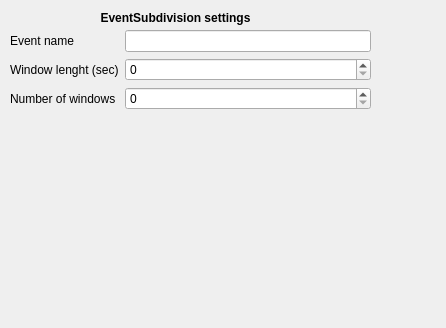
<?xml version="1.0" encoding="UTF-8"?>
<ui version="4.0">
 <class>EventSubdivisionSettingsView</class>
 <widget class="QWidget" name="EventSubdivisionSettingsView">
  <property name="geometry">
   <rect>
    <x>0</x>
    <y>0</y>
    <width>446</width>
    <height>328</height>
   </rect>
  </property>
  <property name="windowTitle">
   <string>Form</string>
  </property>
  <widget class="QLabel" name="label_8">
   <property name="geometry">
    <rect>
     <x>90</x>
     <y>10</y>
     <width>171</width>
     <height>16</height>
    </rect>
   </property>
   <property name="font">
    <font>
     <bold>true</bold>
    </font>
   </property>
   <property name="text">
    <string>EventSubdivision settings</string>
   </property>
   <property name="alignment">
    <set>Qt::AlignmentFlag::AlignCenter</set>
   </property>
  </widget>
  <widget class="QWidget" name="formLayoutWidget">
   <property name="geometry">
    <rect>
     <x>10</x>
     <y>30</y>
     <width>361</width>
     <height>84</height>
    </rect>
   </property>
   <layout class="QFormLayout" name="formLayout">
    <item row="0" column="0">
     <widget class="QLabel" name="label">
      <property name="text">
       <string>Event name</string>
      </property>
     </widget>
    </item>
    <item row="0" column="1">
     <widget class="QLineEdit" name="events_names_lineEdit">
      <property name="toolTip">
       <string>String of desired events separated by , 
An empty string will do every events. (e.g N1 or N1,N2,N3,R)</string>
      </property>
     </widget>
    </item>
    <item row="1" column="0">
     <widget class="QLabel" name="label_2">
      <property name="text">
       <string>Window lenght (sec)</string>
      </property>
     </widget>
    </item>
    <item row="1" column="1">
     <widget class="QSpinBox" name="win_time_spinbox">
      <property name="toolTip">
       <string>Window lenght of the subdivision in seconds. 
Must be a dividers of the original event duration.</string>
      </property>
     </widget>
    </item>
    <item row="2" column="0">
     <widget class="QLabel" name="label_3">
      <property name="text">
       <string>Number of windows</string>
      </property>
     </widget>
    </item>
    <item row="2" column="1">
     <widget class="QSpinBox" name="n_window_spinBox">
      <property name="toolTip">
       <string>&lt;html&gt;&lt;head/&gt;&lt;body&gt;&lt;p&gt;Optional. The number of window overlapping inside the previous event. 0 if there is no overlapping.&lt;/p&gt;&lt;/body&gt;&lt;/html&gt;</string>
      </property>
     </widget>
    </item>
   </layout>
  </widget>
 </widget>
 <resources/>
 <connections/>
 <slots>
  <slot>on_choose()</slot>
  <slot>on_input_format_changed()</slot>
 </slots>
</ui>
